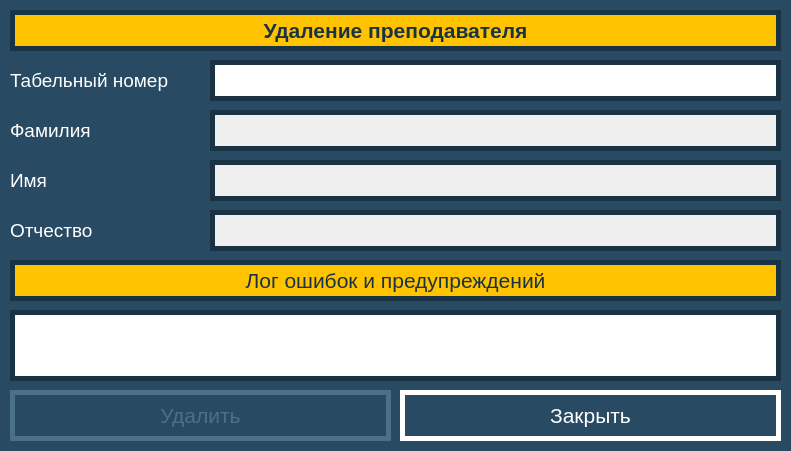
<?xml version="1.0" encoding="UTF-8"?>
<ui version="4.0">
 <class>TeacherDeleteForm</class>
 <widget class="QWidget" name="TeacherDeleteForm">
  <property name="geometry">
   <rect>
    <x>0</x>
    <y>0</y>
    <width>791</width>
    <height>451</height>
   </rect>
  </property>
  <property name="minimumSize">
   <size>
    <width>791</width>
    <height>451</height>
   </size>
  </property>
  <property name="maximumSize">
   <size>
    <width>791</width>
    <height>451</height>
   </size>
  </property>
  <property name="windowTitle">
   <string>Преподаватель, удаление</string>
  </property>
  <property name="styleSheet">
   <string notr="true">QWidget#TeacherDeleteForm {

	background-color: #284B63;
}</string>
  </property>
  <widget class="QLabel" name="headText">
   <property name="geometry">
    <rect>
     <x>10</x>
     <y>10</y>
     <width>771</width>
     <height>41</height>
    </rect>
   </property>
   <property name="font">
    <font>
     <pointsize>16</pointsize>
     <weight>75</weight>
     <bold>true</bold>
    </font>
   </property>
   <property name="styleSheet">
    <string notr="true">QLabel#headText {

	background-color: #FFC300;
	color: #1A3344;
	border: 5px solid #1A3344;
}</string>
   </property>
   <property name="text">
    <string>Удаление преподавателя</string>
   </property>
   <property name="alignment">
    <set>Qt::AlignCenter</set>
   </property>
  </widget>
  <widget class="QPushButton" name="deleteButton">
   <property name="enabled">
    <bool>false</bool>
   </property>
   <property name="geometry">
    <rect>
     <x>10</x>
     <y>390</y>
     <width>381</width>
     <height>51</height>
    </rect>
   </property>
   <property name="font">
    <font>
     <pointsize>16</pointsize>
    </font>
   </property>
   <property name="styleSheet">
    <string notr="true">QPushButton#deleteButton {

	background-color: #284B63;
	color: #FFFFFF;
	border: 5px solid #FFFFFF;
}
QPushButton#deleteButton:hover {

	background-color: #FFFFFF;
	color: #1A3344;
	border: 5px solid #1A3344;
}
QPushButton#deleteButton:pressed {

	background-color: #DB1921;
	color: #FFFFFF;
	border: 5px solid #1A3344;
}
QPushButton#deleteButton:disabled {

	background-color: #284B63;
	color: #4B7089;
	border: 5px solid #4B7089;
}</string>
   </property>
   <property name="text">
    <string>Удалить</string>
   </property>
  </widget>
  <widget class="QPushButton" name="exitButton">
   <property name="geometry">
    <rect>
     <x>400</x>
     <y>390</y>
     <width>381</width>
     <height>51</height>
    </rect>
   </property>
   <property name="minimumSize">
    <size>
     <width>381</width>
     <height>51</height>
    </size>
   </property>
   <property name="maximumSize">
    <size>
     <width>381</width>
     <height>51</height>
    </size>
   </property>
   <property name="font">
    <font>
     <pointsize>16</pointsize>
    </font>
   </property>
   <property name="styleSheet">
    <string notr="true">QPushButton#exitButton {

	background-color: #284B63;
	color: #FFFFFF;
	border: 5px solid #FFFFFF;
}
QPushButton#exitButton:hover {

	background-color: #FFFFFF;
	color: #1A3344;
	border: 5px solid #1A3344;
}
QPushButton#exitButton:pressed {

	background-color: #DB1921;
	color: #FFFFFF;
	border: 5px solid #1A3344;
}
QPushButton#exitButton:disabled {

	background-color: #284B63;
	color: #4B7089;
	border: 5px solid #4B7089;
}</string>
   </property>
   <property name="text">
    <string>Закрыть</string>
   </property>
  </widget>
  <widget class="QLabel" name="text2">
   <property name="geometry">
    <rect>
     <x>10</x>
     <y>110</y>
     <width>191</width>
     <height>41</height>
    </rect>
   </property>
   <property name="font">
    <font>
     <pointsize>14</pointsize>
    </font>
   </property>
   <property name="styleSheet">
    <string notr="true">QLabel#text2 {

	background-color: #284B63;
	color: #FFFFFF;
}</string>
   </property>
   <property name="text">
    <string>Фамилия</string>
   </property>
  </widget>
  <widget class="QTextEdit" name="logText">
   <property name="geometry">
    <rect>
     <x>10</x>
     <y>310</y>
     <width>771</width>
     <height>71</height>
    </rect>
   </property>
   <property name="font">
    <font>
     <pointsize>10</pointsize>
    </font>
   </property>
   <property name="styleSheet">
    <string notr="true">QTextEdit#logText {

	border: 5px solid #1A3344;
}</string>
   </property>
  </widget>
  <widget class="QLabel" name="text3">
   <property name="geometry">
    <rect>
     <x>10</x>
     <y>160</y>
     <width>191</width>
     <height>41</height>
    </rect>
   </property>
   <property name="font">
    <font>
     <pointsize>14</pointsize>
    </font>
   </property>
   <property name="styleSheet">
    <string notr="true">QLabel#text3 {

	background-color: #284B63;
	color: #FFFFFF;
}</string>
   </property>
   <property name="text">
    <string>Имя</string>
   </property>
  </widget>
  <widget class="QLabel" name="text1">
   <property name="geometry">
    <rect>
     <x>10</x>
     <y>60</y>
     <width>191</width>
     <height>41</height>
    </rect>
   </property>
   <property name="font">
    <font>
     <pointsize>14</pointsize>
    </font>
   </property>
   <property name="styleSheet">
    <string notr="true">QLabel#text1 {

	background-color: #284B63;
	color: #FFFFFF;
}</string>
   </property>
   <property name="text">
    <string>Табельный номер</string>
   </property>
  </widget>
  <widget class="QLabel" name="logHead">
   <property name="geometry">
    <rect>
     <x>10</x>
     <y>260</y>
     <width>771</width>
     <height>41</height>
    </rect>
   </property>
   <property name="font">
    <font>
     <pointsize>16</pointsize>
     <weight>50</weight>
     <bold>false</bold>
    </font>
   </property>
   <property name="styleSheet">
    <string notr="true">QLabel#logHead {

	background-color: #FFC300;
	color: #1A3344;
	border: 5px solid #1A3344;
}</string>
   </property>
   <property name="text">
    <string>Лог ошибок и предупреждений</string>
   </property>
   <property name="alignment">
    <set>Qt::AlignCenter</set>
   </property>
  </widget>
  <widget class="QTextEdit" name="surnameLine">
   <property name="enabled">
    <bool>false</bool>
   </property>
   <property name="geometry">
    <rect>
     <x>210</x>
     <y>110</y>
     <width>571</width>
     <height>41</height>
    </rect>
   </property>
   <property name="font">
    <font>
     <pointsize>14</pointsize>
    </font>
   </property>
   <property name="styleSheet">
    <string notr="true">QTextEdit#surnameLine {

	border: 5px solid #1A3344;
}</string>
   </property>
  </widget>
  <widget class="QTextEdit" name="nameLine">
   <property name="enabled">
    <bool>false</bool>
   </property>
   <property name="geometry">
    <rect>
     <x>210</x>
     <y>160</y>
     <width>571</width>
     <height>41</height>
    </rect>
   </property>
   <property name="font">
    <font>
     <pointsize>14</pointsize>
    </font>
   </property>
   <property name="styleSheet">
    <string notr="true">QTextEdit#nameLine {

	border: 5px solid #1A3344;
}</string>
   </property>
  </widget>
  <widget class="QTextEdit" name="patronymicLine">
   <property name="enabled">
    <bool>false</bool>
   </property>
   <property name="geometry">
    <rect>
     <x>210</x>
     <y>210</y>
     <width>571</width>
     <height>41</height>
    </rect>
   </property>
   <property name="font">
    <font>
     <pointsize>14</pointsize>
    </font>
   </property>
   <property name="styleSheet">
    <string notr="true">QTextEdit#patronymicLine {

	border: 5px solid #1A3344;
}</string>
   </property>
  </widget>
  <widget class="QLabel" name="text4">
   <property name="geometry">
    <rect>
     <x>10</x>
     <y>210</y>
     <width>191</width>
     <height>41</height>
    </rect>
   </property>
   <property name="font">
    <font>
     <pointsize>14</pointsize>
    </font>
   </property>
   <property name="styleSheet">
    <string notr="true">QLabel#text4 {

	background-color: #284B63;
	color: #FFFFFF;
}</string>
   </property>
   <property name="text">
    <string>Отчество</string>
   </property>
  </widget>
  <widget class="QTextEdit" name="IDLine">
   <property name="geometry">
    <rect>
     <x>210</x>
     <y>60</y>
     <width>571</width>
     <height>41</height>
    </rect>
   </property>
   <property name="font">
    <font>
     <pointsize>14</pointsize>
    </font>
   </property>
   <property name="styleSheet">
    <string notr="true">QTextEdit#IDLine {

	border: 5px solid #1A3344;
}</string>
   </property>
  </widget>
 </widget>
 <resources/>
 <connections/>
</ui>
